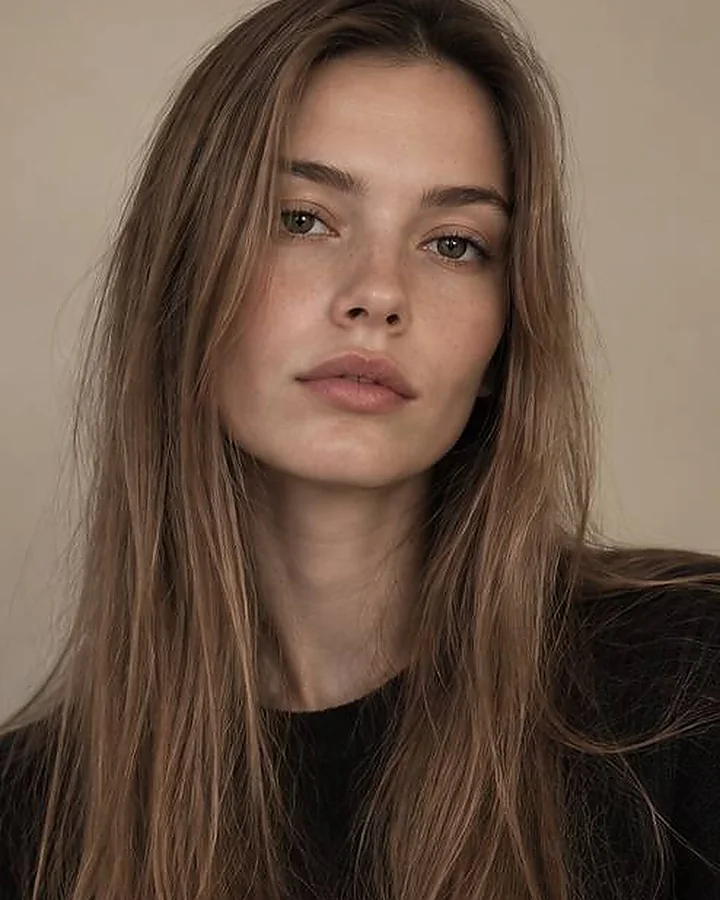
#> input picture assets/ba-before-m.webp, 720 x 900 px
$ python -i upscale.py   (imports and definitions only)
#> lines starting #> are read from the running program, lines starting #| are printed output that depends on the picture
#> further down, picture is the input picture: PIL image 720x900 RGB; mean R, G, B 106.8, 85.6, 71
#!/usr/bin/env python3
# -*- coding: utf-8 -*-
"""Увеличение кадра обратным проецированием (iterative back-projection).

Почему не Ланцош с подрезкостью. Ланцош просто растягивает сетку — он не
знает, каким должен быть результат, и на больших коэффициентах даёт кашу.
Подрезкость поверх добавляет контур, которого в кадре не было: картинка
кажется резче, но уменьшенная копия перестаёт совпадать с исходником —
значит, деталь выдумана.

Обратное проецирование ставит условие: уменьшенная копия результата обязана
совпасть с исходником. И правит результат, пока это не выполнится:

    x ← x + λ · U( y − D(x) )

y — исходник, D — уменьшение усреднением по площади (физика пересэмплинга),
U — обратное увеличение. Новая деталь не берётся из ниоткуда: алгоритм
перераспределяет уже имеющуюся яркость так, чтобы она правильно сворачивалась
обратно. Замер на карточке «Работ» (154→420 px, то есть 2,7×):

    способ                        согласованность  резкость  звон
    Ланцош                               1,77        16,9    18
    Ланцош + подрезкость                 1,55        34,7    37
    обратное проецирование               0,11        28,6    34
    оно же + лёгкая подрезкость          0,88        38,1    41

Согласованность — среднеквадратичная ошибка уменьшенной копии против
исходника; чем меньше, тем честнее увеличение.
"""
import numpy as np
from PIL import Image, ImageFilter


def _res(a, size, flt):
    """Пересэмплинг в float по каналам: режим 'F' не теряет точность между итерациями."""
    out = np.empty((size[1], size[0], a.shape[2]), np.float32)
    for c in range(a.shape[2]):
        im = Image.fromarray(a[:, :, c].astype(np.float32), mode='F')
        out[:, :, c] = np.asarray(im.resize(size, flt), np.float32)
    return out


def upscale(img, W, H, iters=14, lam=0.9, guard=30.0, sharpen=(1.2, 40, 3)):
    """img → PIL.Image размера W×H.

    guard — предел отклонения от ланцошевой базы в уровнях яркости. Держит
    в узде звон: на резких границах обратное проецирование склонно к перелёту,
    а перелёт читается как ореол.
    sharpen — лёгкая подрезкость в конце, (радиус, проценты, порог) или None.
    """
    y = np.asarray(img.convert('RGB'), np.float32)
    h, w = y.shape[:2]
    if (W, H) == (w, h) and sharpen is None:
        return img.convert('RGB')
    base = _res(y, (W, H), Image.LANCZOS)
    x = base.copy()
    for _ in range(iters):
        e = y - _res(x, (w, h), Image.BOX)      # невязка на низком разрешении
        x += lam * _res(e, (W, H), Image.LANCZOS)
        np.clip(x, base - guard, base + guard, out=x)
        np.clip(x, 0, 255, out=x)
    res = Image.fromarray(x.round().astype(np.uint8), 'RGB')
    return res.filter(ImageFilter.UnsharpMask(*sharpen)) if sharpen else res


def texture(img, grain=3.0, micro=0.25, seed=7):
    """Плёночная фактура поверх сильного увеличения.

    Разрешения это не прибавляет и не притворяется, что прибавляет. Но кадр
    с коэффициентом 3× выходит гладким до пластмассовости — именно это и
    читается как «плохое качество». Тонкое зерно по яркости плюс лёгкий
    локальный контраст возвращают коже модель, а волосам — структуру.
    Проверено в реальном масштабе экрана (файл 900 px в коробке 636 CSS при
    плотности 2): выше grain=5 начинает читаться уже как шум.

    Зерно сильнее в середине тонов: в тенях оно шумит, в светах грязнит.
    """
#> called with grain = 3, micro = 0.25, seed = 7
    import numpy as np
    from scipy.ndimage import gaussian_filter
    a = np.asarray(img.convert('RGB'), np.float32)
    L = a.mean(2)
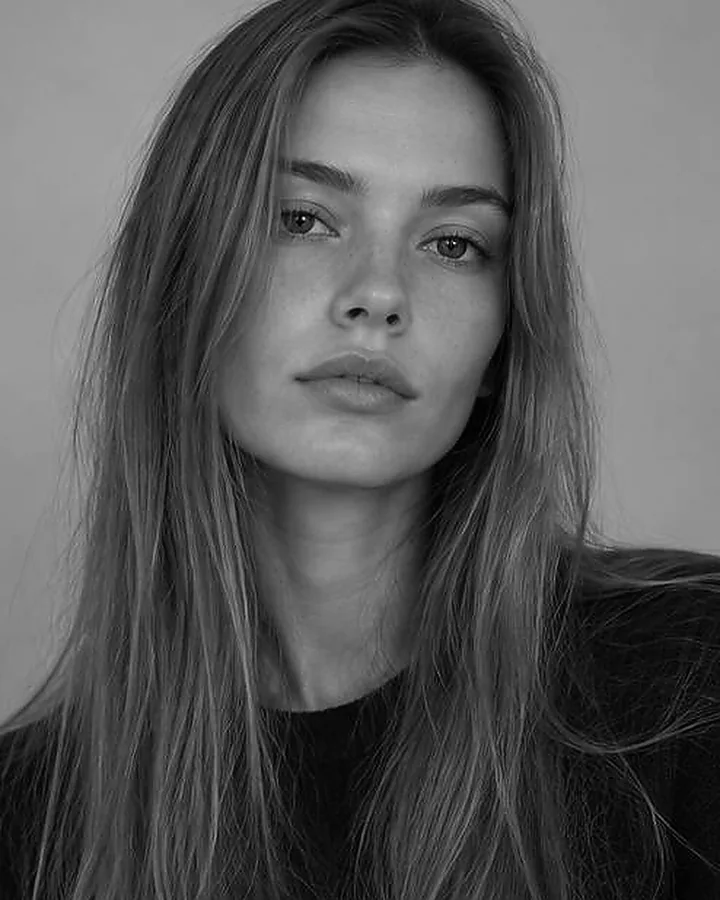
#> L: shape (900, 720) float32; min 0, max 251.7, mean 87.8
    n = gaussian_filter(np.random.default_rng(seed).normal(0, 1, L.shape).astype(np.float32), 0.62)
    n /= (n.std() + 1e-6)
    w = np.clip(1.0 - ((L - 128.0) / 128.0) ** 2, 0, 1) ** 0.7
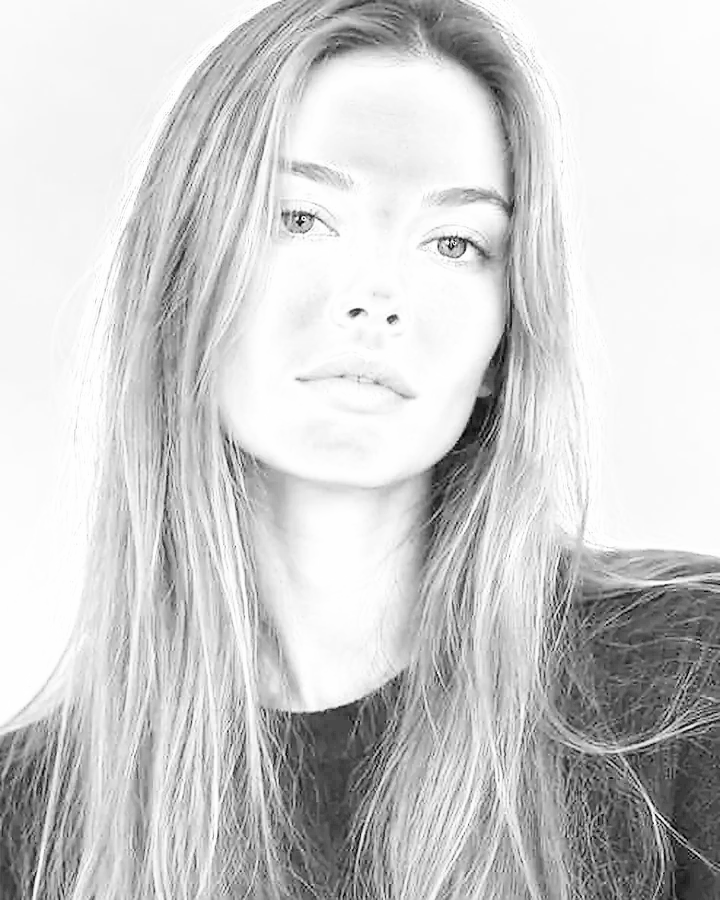
#> w: shape (900, 720) float32; min 0, max 1, mean 0.806
    a += (n * w * grain)[..., None]
    if micro:
        base = np.stack([gaussian_filter(a[..., c], 3.0) for c in range(3)], -1)
        a += (a - base) * micro
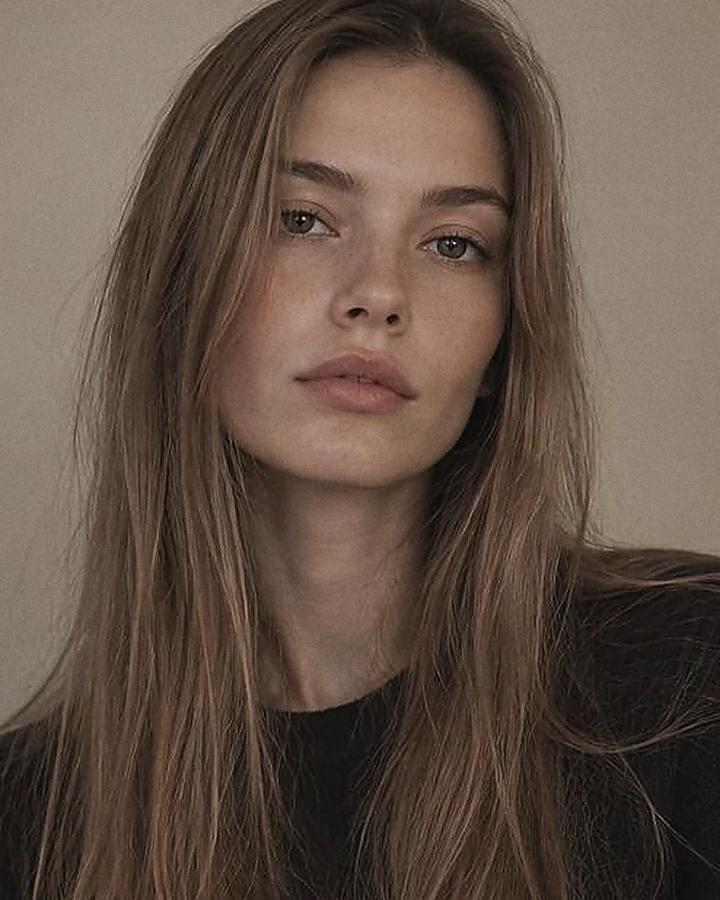
#> a: shape (900, 720, 3) float32; mean R, G, B 106.8, 85.6, 71; drawn with min black and max white
    return Image.fromarray(np.clip(a, 0, 255).round().astype(np.uint8), 'RGB')


# ── метрики, которыми выбирался способ ────────────────────────────────
def consistency(res, src):
    """Уменьшаем результат до размера исходника и смотрим, насколько совпало."""
    d = _res(np.asarray(res.convert('RGB'), np.float32), src.size, Image.BOX)
    return float(np.sqrt(((d - np.asarray(src.convert('RGB'), np.float32)) ** 2).mean()))


def sharpness(im):
    from scipy.signal import convolve2d
    g = np.asarray(im.convert('L'), np.float32)
    k = np.array([[0, 1, 0], [1, -4, 1], [0, 1, 0]], np.float32)
    return float(convolve2d(g, k, mode='valid').var())

>>> from PIL import Image
>>> picture = Image.open('../assets/ba-before-m.webp')
>>> result = texture(picture)

$ run again, on assets/ba-before.webp
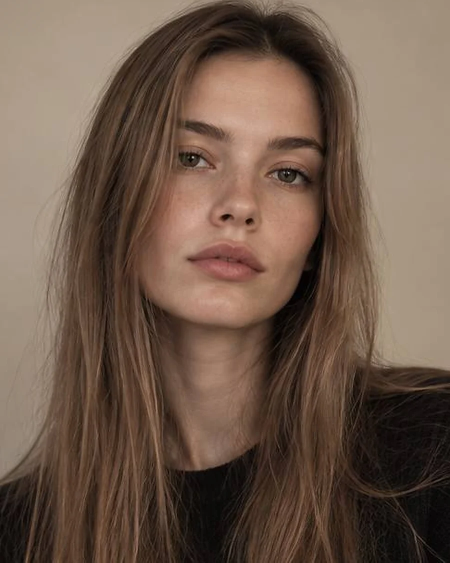
#> input picture assets/ba-before.webp, 900 x 1125 px (shown at 1/2 size)
#> picture is the input picture: PIL image 900x1125 RGB; mean R, G, B 110.6, 89, 74.2
#> in texture, `w = np.clip(1.0 - ((L - 128.0) / 128.0) ** 2, 0, 1) ** 0.7`:
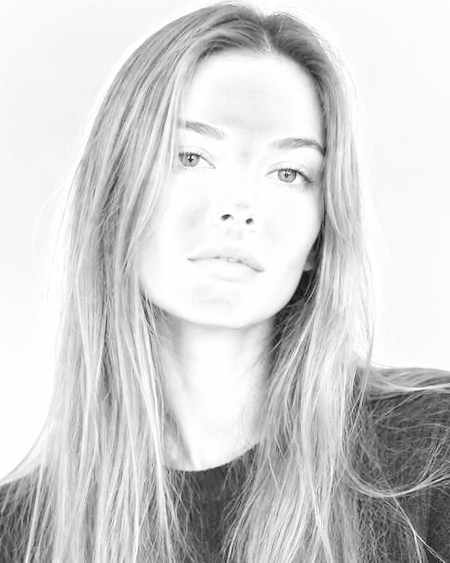
#> w: shape (1125, 900) float32 (shown at 1/2 size); min 0, max 1, mean 0.823
#> in texture, `a += (n * w * grain)[..., None]`:
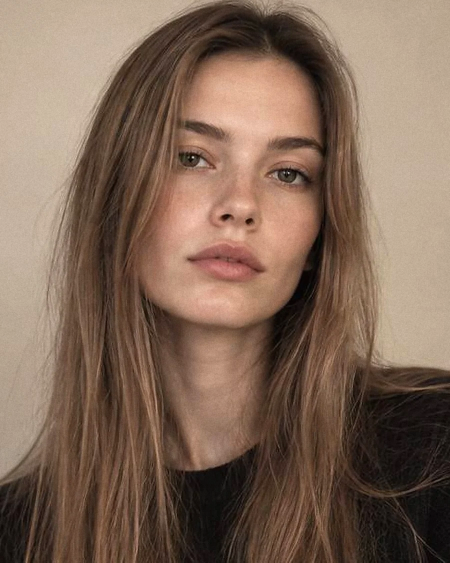
#> a: shape (1125, 900, 3) float32 (shown at 1/2 size); mean R, G, B 110.6, 89, 74.2; drawn with min black and max white
